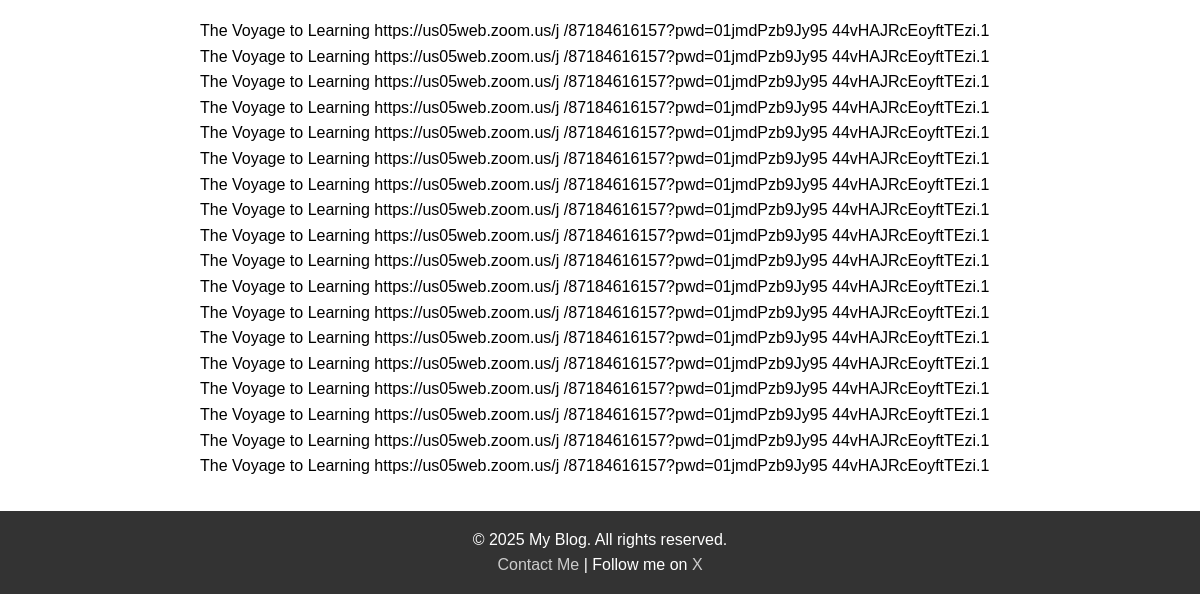
The app's page / (lower part), older data.
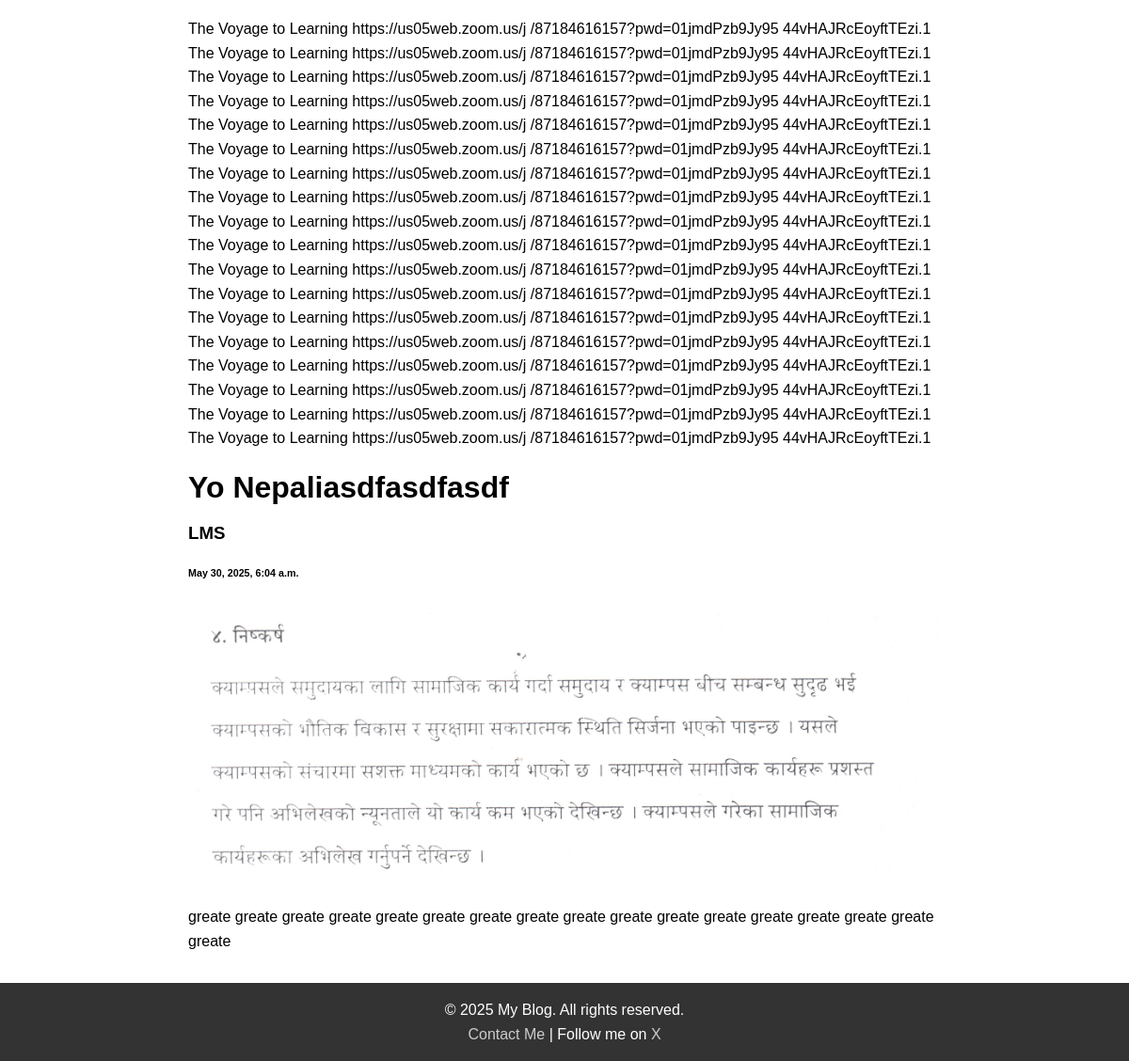
The same page, newer data.
### blog_app/models.py (models this page shows, shortened)
class Home(models.Model):
    title = models.CharField(max_length=100)
    author = models.CharField(max_length=100)
    post_on = models.DateTimeField(max_length=20)
    image = models.ImageField(upload_to='image/', null=True, blank=True)
    content = models.TextField(max_length=5000)

### blog_app/views.py (the view)
# urls.py: path('', home, name='home'),
def home(request):
    my_blog = Home.objects.all()
    context = {'my_blog' : my_blog}
    return render(request, "blog_app/home.html", context)

### blog_app/templates/blog_app/home.html (shortened to what this page needs)
{% extends 'blog_app/base.html' %}
{% load static %}
{% block content %}
{% for context in my_blog %}
<h1>{{ context.title }}</h1>
<h3>{{ context.author }}</h3>
<h6>{{ context.post_on }}</h6>
{% if context.image %}
    <img src="{{ context.image.url }}" alt="{{ home_item.blog_header }}">
{% endif %}
<p>{{ context.content }}</p>
{% empty %}
        <p>No blog posts available.</p>
{% endfor %}
{% endblock %}

Row changes from the older to the newer data that the page shows:
added Home: title "Yo Nepaliasdfasdfasdf", author "LMS", post_on "May 30, 2025, 6:04 a.m.", image (picture), content "greate greate greate greate greate greate greate greate greate greate greate greate greate greate greate greate greate"
